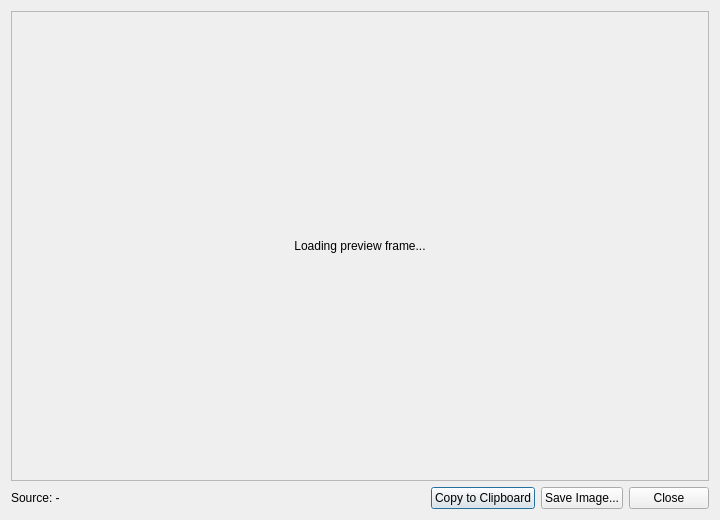
<?xml version="1.0" encoding="UTF-8"?>
<ui version="4.0">
 <class>FramePreviewDialog</class>
 <widget class="QDialog" name="FramePreviewDialog">
  <property name="geometry">
   <rect>
    <x>0</x>
    <y>0</y>
    <width>720</width>
    <height>520</height>
   </rect>
  </property>
  <property name="windowTitle">
   <string>Frame Preview &amp; Thumbnail Inspector</string>
  </property>
  <layout class="QVBoxLayout" name="mainPreviewLayout">
   <item>
    <widget class="QScrollArea" name="scrollArea">
     <property name="widgetResizable">
      <bool>true</bool>
     </property>
     <widget class="QWidget" name="scrollAreaWidgetContents">
      <layout class="QVBoxLayout" name="scrollLayout">
       <item>
        <widget class="QLabel" name="lblImageDisplay">
         <property name="alignment">
          <set>Qt::AlignCenter</set>
         </property>
         <property name="text">
          <string>Loading preview frame...</string>
         </property>
        </widget>
       </item>
      </layout>
     </widget>
    </widget>
   </item>
   <item>
    <layout class="QHBoxLayout" name="infoBarLayout">
     <item>
      <widget class="QLabel" name="lblFrameInfo">
       <property name="text">
        <string>Source: -</string>
       </property>
      </widget>
     </item>
     <item>
      <spacer name="hSpacerInfo">
       <property name="orientation">
        <enum>Qt::Horizontal</enum>
       </property>
       <property name="sizeHint" stdset="0">
        <size>
         <width>40</width>
         <height>20</height>
        </size>
       </property>
      </spacer>
     </item>
     <item>
      <widget class="QPushButton" name="btnCopyClipboard">
       <property name="text">
        <string>Copy to Clipboard</string>
       </property>
      </widget>
     </item>
     <item>
      <widget class="QPushButton" name="btnSaveImage">
       <property name="text">
        <string>Save Image...</string>
       </property>
      </widget>
     </item>
     <item>
      <widget class="QPushButton" name="btnClose">
       <property name="text">
        <string>Close</string>
       </property>
      </widget>
     </item>
    </layout>
   </item>
  </layout>
 </widget>
 <resources/>
 <connections/>
</ui>
